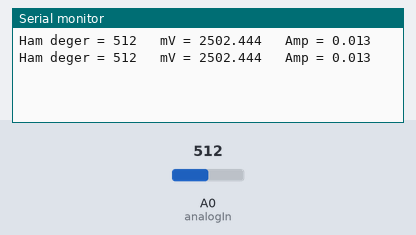
This sketch was run on a simulated Arduino Uno, built with avr-gcc and run on an emulated ATmega328P. Shown: the last lines printed to the serial monitor. Inputs (shaded band) come from the test bench; at power-on: A0 (analogIn) = 512.

Above: at 3.3 s.
3.4 s: A0 (analogIn) set to 716
At 5.5 s:
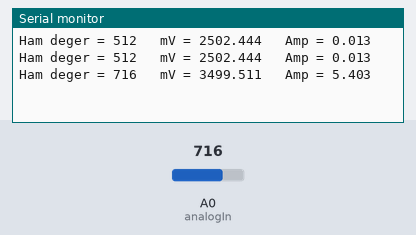
6.7 s: A0 (analogIn) set to 900
At 8.7 s:
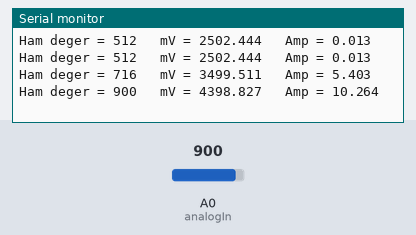
Timing chart, 0 to 10.2 s (numbered marks = the images above; inputs shaded):
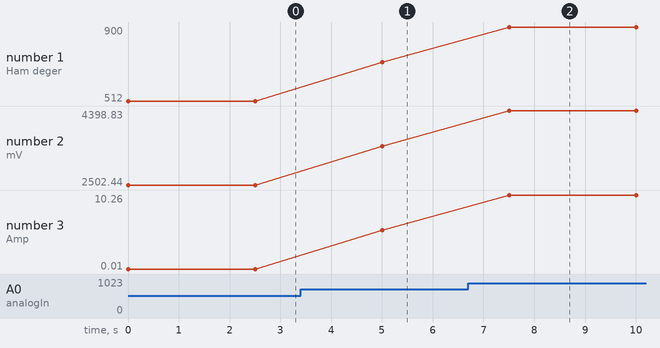

The sketch:

ProjeAkimOlcer.ino
```cpp
const int analogIn = A0;
int mVperAmp = 185; //  185 5A Modul, 100 20A Modul ve 66  30A Modul
int RawValue= 0;
int ACSoffset = 2500;
double Voltage = 0;
double Amps = 0;

void setup(){
 Serial.begin(9600);
}

void loop(){

 RawValue = analogRead(analogIn);
 Voltage = (RawValue / 1023.0) * 5000;
 Amps = ((Voltage - ACSoffset) / mVperAmp);


 Serial.print("Ham deger = " );
 Serial.print(RawValue);
 Serial.print("\t mV = ");
 Serial.print(Voltage,3);
 Serial.print("\t Amp = ");
 Serial.println(Amps,3);
 delay(2500);

}
```

Measured:
- after the input at 3.4 s, the serial monitor: prints a new line after 1.6 s (image 1)
- after the input at 6.7 s, the serial monitor: prints a new line after 0.81 s (image 2)
- plotted number 1: 512 → 716 after the input at 3.4 s, 716 → 900 after the input at 6.7 s
- plotted number 2: 2502.44 → 3499.51 after the input at 3.4 s, 3499.51 → 4398.83 after the input at 6.7 s
- plotted number 3: 0.01 → 5.4 after the input at 3.4 s, 5.4 → 10.26 after the input at 6.7 s
